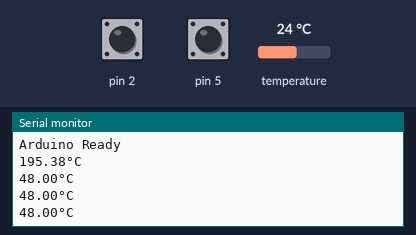
This sketch was run on a simulated Arduino Uno, built with avr-gcc and run on an emulated ATmega328P. Parts: the last lines printed to the serial monitor. Wiring (inferred from the names in the program): TMP102 temperature sensor at I2C address 0x48. The inputs (shaded band) are chosen by the test bench; at power-on: temperature 24 °C, pin 5 HIGH, pin 2 HIGH.

Above: at 1.8 s.
1.9 s: temperature set to 12 °C
At 2.4 s:
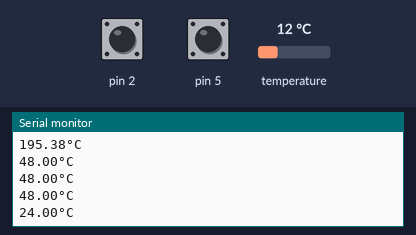
3.4 s: pin 5 pulled LOW for 0.6 s
At 3.9 s:
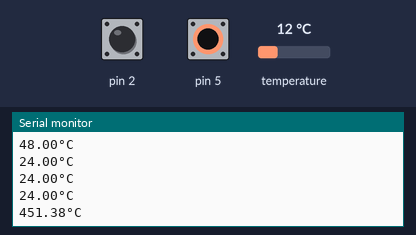
5.5 s: temperature set to 19 °C
At 5.9 s:
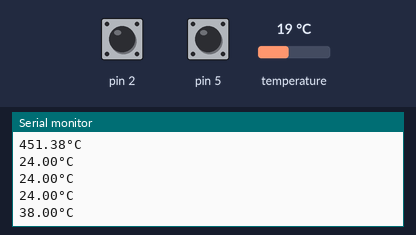
Timing chart, 0 to 8.5 s (numbered marks = the images above; inputs shaded):
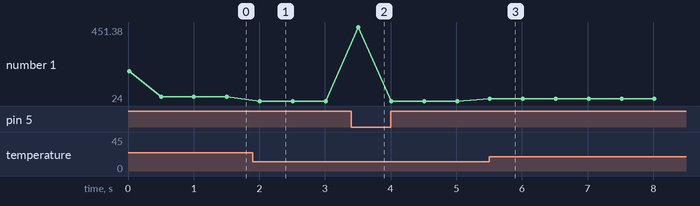

Measured:
- after the input at 1.9 s, the serial monitor: prints a new line after 0.11 s (image 1)
- after the input at 3.4 s, the serial monitor: prints a new line after 0.11 s (image 2)
- after the input at 5.5 s, the serial monitor: prints a new line at once (image 3)
- plotted number 1: 48 → 24 after the input at 1.9 s, 24 → 38 after the input at 5.5 s

The sketch:

opgave6.ino
```cpp
#include <Wire.h>
#define TMP102_I2C_ADDRESS 72

void setup() {
  pinMode(2, INPUT_PULLUP);
  pinMode(5, INPUT_PULLUP);
  attachInterrupt(digitalPinToInterrupt(2), oneShot, FALLING);
  Wire.begin(); // start the I2C library
  Serial.begin(9600);
  Serial.println("Arduino Ready");
  setConf();
}

void oneShot(){
  Wire.beginTransmission(TMP102_I2C_ADDRESS); //Say hi to the sensor.
  Wire.write(0x01);
  Wire.write(B11100001);
  Wire.write(B10110000);
  Wire.endTransmission();
}

void setConf(){
   Wire.beginTransmission(TMP102_I2C_ADDRESS); //Say hi to the sensor.
  Wire.write(0x02);
  Wire.write(14); //TLOW
  Wire.endTransmission();

  Wire.beginTransmission(TMP102_I2C_ADDRESS); //Say hi to the sensor.
  Wire.write(0x03); //THIGH
  Wire.write(15);
  Wire.endTransmission();

  Wire.beginTransmission(TMP102_I2C_ADDRESS); //Say hi to the sensor.
  Wire.write(0x01);
  Wire.write(B01100001);
  Wire.write(B10110000);
  Wire.endTransmission();

}

void getTemp(){
  byte firstbyte, secondbyte;
  int val;
  float convertedtemp;
  float correctedtemp;

  Wire.beginTransmission(TMP102_I2C_ADDRESS); //Say hi to the sensor.
  Wire.write(0x00);
  Wire.requestFrom(TMP102_I2C_ADDRESS, 2);
  Wire.endTransmission();

  firstbyte = (Wire.read());
  secondbyte = (Wire.read());
    val = ((firstbyte) << 4);
    val |= (secondbyte >> 4);
    convertedtemp = val*0.0625;
    correctedtemp = convertedtemp;

  Serial.print(correctedtemp);
  Serial.println("°C");
}

void getTempEM() {
  byte firstbyte, secondbyte;
  int val;
  float convertedtemp;
  float correctedtemp;

  Wire.beginTransmission(TMP102_I2C_ADDRESS); //Say hi to the sensor.
  Wire.write(0x00);
  Wire.requestFrom(TMP102_I2C_ADDRESS, 2);
  Wire.endTransmission();

  firstbyte = (Wire.read());
  secondbyte = (Wire.read());
    val = ((firstbyte) << 5);
    val |= (secondbyte >> 3);
    convertedtemp = val*0.0625;
    correctedtemp = convertedtemp;

  Serial.print(correctedtemp);
  Serial.println("°C");
}

void loop() {
  if (digitalRead(5) == LOW){
    Wire.beginTransmission(TMP102_I2C_ADDRESS); //Say hi to the sensor.
  Wire.write(0x01);
  Wire.write(B11100001);
  Wire.write(B10110000);
  Wire.endTransmission();
  }
  getTempEM();
  //getTemp();
  delay(500);
}
```
